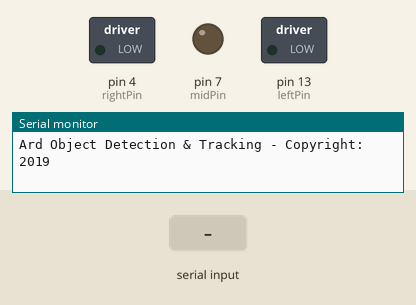
Recording of a sketch running on a simulated Arduino Uno, built with avr-gcc and run on an emulated ATmega328P. On the bench: switched loads named in the sketch (green lamp = pin HIGH), output pins drawn as LEDs (lit = HIGH), the last lines printed to the serial monitor. The test bench sets the inputs (shaded band).

Above: at 1.2 s.
1.3 s: "FTF:person:\n" received over the second serial link
At 2.1 s:
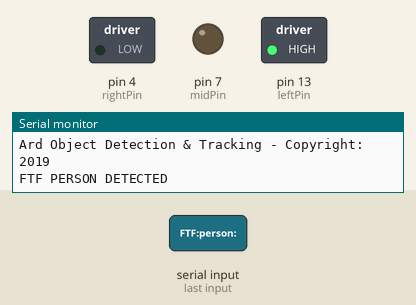
2.8 s: "person:\n" received over the second serial link
4.3 s: "person::45\n" received over the second serial link
Timing chart, 0 to 7.3 s (numbered marks = the images above; inputs shaded):
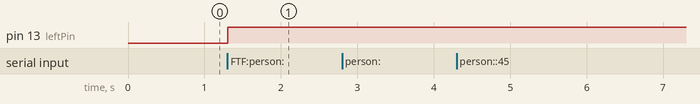

The sketch:

BluetoothTest13_-_Human_LED.ino
```cpp
/*
Note from Will:  This code is only for testing BlueTooth communication and human tracking.
Depending on a human's position, 3 possible LEDs will turn on and off.
Example:  If human is standing to the left of center, leftPin LED will be turned on.

This code is based on work by Sohail Shah of GemCode Studios.
However, his code was meant for a wheeled vehicle with sonar/echo.

This is a heavily modified, simplified version which is only for testing.  No robot/walker required.
*/

#include <Servo.h>
#include <SoftwareSerial.h>

SoftwareSerial BluePins(2, 3); // RX | TX
Servo frontservo,backservo;

String inputString = "";      // a String to hold incoming data
bool stringComplete = false;  // whether the string is complete

int leftPin = 13;
int midPin = 7;
int rightPin = 4;


int maxFOV = 600;             // Field of view in pixels from centre

int minSpeed = 120;           // Motors will starting turning around 120 value. Change to suit your motors.
int turnCount = 0;            // Count of how many times we have turned.
int forwardCount = 0;         // Forward count
int searchCount = 0;          // How many times have we searched.
int maxSearchWaitTime = 3000; // How long before searching people. (3 seconds)
int maxSearchCount = 10;
int maxForwardCount = 25;
int maxTurnCount = 5;
bool bGoForward = false;
bool bTurning = false;
bool bTurningRightLast = true;


int xVal = -2000;
int yVal = -2000;
String sXVal = "";            // Horizontal x value of target from centre 0,0
String sYVal = "";            // Vertical y value of target from centre 0,0
int distance = 1;             // Used to hold distance from sonar reading.

unsigned long StartTime = millis();

void setup() {

  Serial.begin(9600);
  BluePins.begin(9600);

  pinMode(leftPin, OUTPUT);
  pinMode(midPin, OUTPUT);
  pinMode(rightPin, OUTPUT);

  Serial.println("Ard Object Detection & Tracking - Copyright: 2019");
}

void loop() {

  bool bObjectFound = false;

  //
  // Handle Object Tracking:
  //
  if (stringComplete) {

    if (inputString.startsWith("FTF:person:"))
    {
      Serial.println("FTF PERSON DETECTED");

      bObjectFound = true;
      searchCount = 0;

      //Serial.println(inputString);
      inputString.replace("FTF:person:", "");

      int colonPos = inputString.indexOf(":");
      if (colonPos>0)
      {
        String objID = inputString.substring(0, colonPos);
        inputString.replace(objID+":", "");

        int commaPos = inputString.indexOf(",");
        if (commaPos>0)
        {
          sXVal = inputString.substring(0, commaPos);
          xVal = sXVal.toInt();
          int commaPos2 = inputString.indexOf(",", commaPos+1);
          sYVal = inputString.substring(commaPos+1, commaPos2);
          yVal = sYVal.toInt();

          Serial.println(sXVal + ":" + sYVal);
        }
      }
    }
    //
    // Standard tensor flow person object detected. If using this note robot may get confused between different people in close proximity:
    // From tests conducted this will however work faster than the above filtered detection. For this just select Tensor Flow Object Detection Only.
    //
    else if (inputString.startsWith("person:"))
    {
      Serial.println("PERSON DETECTED");
      Serial.println(inputString);
      inputString.replace("person:", "");
      bObjectFound = true;
      searchCount = 0;

      int colonPos = inputString.indexOf(":");
      if (colonPos>0)
      {
        String objID = inputString.substring(0, colonPos);  // Could do something with ObjID, but ignored for now.
        inputString.replace(objID+":", "");

        int commaPos = inputString.indexOf(",");
        if (commaPos>0)
        {
          sXVal = inputString.substring(0, commaPos);
          xVal = sXVal.toInt();
          int commaPos2 = inputString.indexOf(",", commaPos+1);
          sYVal = inputString.substring(commaPos+1, commaPos2);
          yVal = sYVal.toInt();

          Serial.println(sXVal + ":" + sYVal);
        }
      }
    }

    // Is object detected if so now track it:
    if (bObjectFound)
    {
      searchCount = 0;    // Resets the search count so we can try search in case we lose the object during subsequent frames.

      xVal = constrain(xVal, -maxFOV, maxFOV);

      // turn on LED corresponding to where human is standing (mid, left, or right)
      if (xVal > -100 && xVal < 100)
      {
        digitalWrite(midPin, HIGH);
        digitalWrite(leftPin, LOW);
        digitalWrite(rightPin, LOW);
      }
      else if (xVal < -100)
      {
        digitalWrite(leftPin, HIGH);
        digitalWrite(midPin, LOW);
        digitalWrite(rightPin, LOW);
      }
      else if (xVal > 100)
      {
        digitalWrite(midPin, LOW);
        digitalWrite(rightPin, HIGH);
        digitalWrite(leftPin, LOW);
      }
    }
    else
    {
      // Object Not Found:
      StartTime = millis(); // Start wait process until max wait time has elapsed before searching.
    }


    // clear the string:
    inputString = "";
    stringComplete = false;
  }

  // Check if turning and control how long we continue turning before stopping.
  if (bTurning && turnCount > maxTurnCount)
  {
    Serial.println("TurnCount="+String(turnCount));
    bTurning = false;
    stop(1);
    turnCount = 0;
  }
  else
  {
    turnCount++;
  }

  // Check if going forward and control how long we continue going forward before stopping.
  if (bGoForward && forwardCount > maxForwardCount)
  {
    bGoForward = false;
    stop(1);
    forwardCount = 0;
  }
  else
  {
    forwardCount++;
    delay(10);
  }

  unsigned long CurrentTime = millis();
  unsigned long ElapsedTime = CurrentTime - StartTime;
  if (ElapsedTime > maxSearchWaitTime && searchCount < maxSearchCount)
  {
    // Do search:
    bTurning = false;
    bGoForward = false;
    Serial.println("Searching After="+String(ElapsedTime));
    if (bTurningRightLast)
      right(255);
    else
      left(255);
    delay(200);
    stop(1);
    // Reset start time:
    StartTime = CurrentTime;
    searchCount++;
  }

 serialEvent();
}   // end of LOOP *****************************************************************************************************


// MOVEMENT FUNCTIONS - UNNEEDED FOR COMMUNICATION / LED TESTING - fill these functions out later with robot walking movements

void stop(int period)
{}

void left(int speed)
{}

void right(int speed)
{}

void forward(int speed)
{}

void reverse(int speed)
{}

/*
  SerialEvent occurs whenever a new data comes in the hardware serial RX. This
  routine is run between each time loop() runs, so using delay inside loop can
  delay response. Multiple bytes of data may be available.
*/
void serialEvent() {

  while (BluePins.available()) {

    // get the new byte:
       char inChar = (char)BluePins.read();
    // add it to the inputString:
    inputString += inChar;
    //Serial.println(inputString);
    // if the incoming character is a newline, set a flag so the main loop can
    // do something about it:
    if (inChar == '\n') {
      stringComplete = true;
    }
  }
}
```

Measured:
- after the input at 1.3 s, pin 13 (leftPin): LOW → HIGH at once
